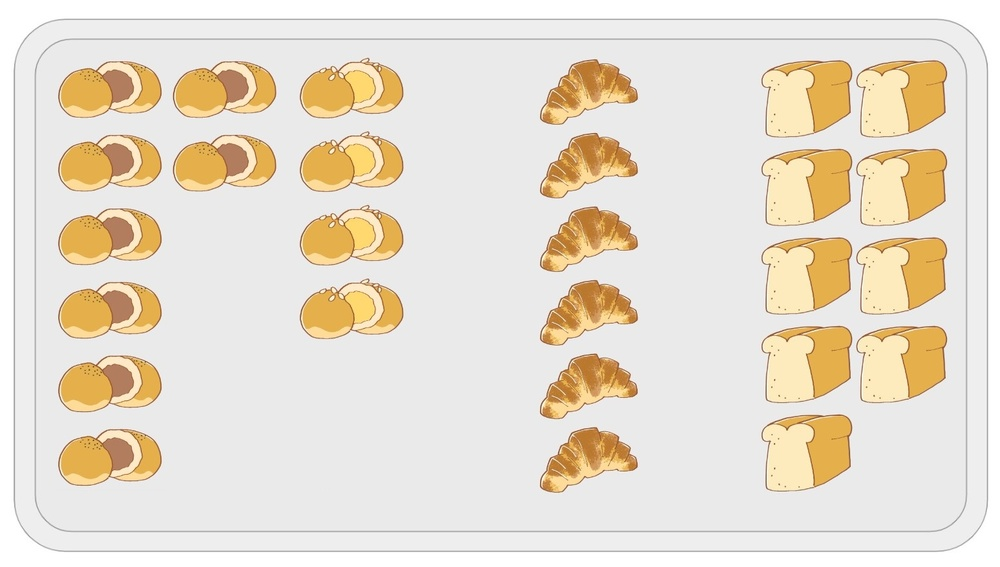
#> input picture update_stock/test_0.jpg, 1000 x 567 px, shrunk from 1548 x 878 before the run
$ python update_stock.py
#> lines starting #> are read from the running program, lines starting #| are printed output that depends on the picture; after the words box and inside, x2 and y2 are one past the last pixel; in counts of white or black regions, pixels touching at a corner belong together
import json
import cv2
import numpy as np
from pathlib import Path


pan_list = [
    "croissant",
    "cream-filled_roll",
    "white_bread",
    "anpan",
]


def main():
    img = cv2.imread("test_0.jpg")  # 入力画像
#> img is the input picture: shape (567, 1000, 3); mean B, G, R 207.9, 223.6, 233.2
    dst = img.copy()  # 出力画像

    for pan in pan_list:
        template = cv2.imread(f"template/{pan}.jpg", )  # テンプレート画像
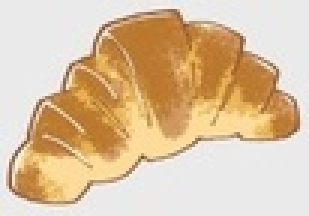
#> input picture update_stock/template/croissant.jpg, 103 x 72 px, shrunk from 160 x 112 before the run (shown 3 times larger)
#> template is the input picture: shape (72, 103, 3); mean B, G, R 162, 194.7, 220.7

        # パン検出
        result = cv2.matchTemplate(img, template, cv2.TM_CCOEFF_NORMED)
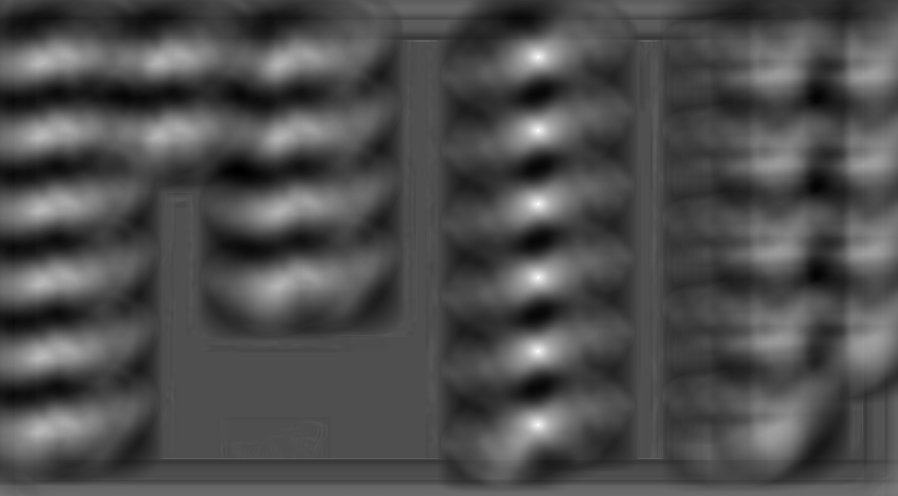
#> result: shape (496, 898) float32; min -0.443, max 0.982, mean -0.00448; drawn with min black and max white

        # 類似度0.9以上を抽出
        ys, xs = np.where(result >= 0.9)
#> ys = 27 values from 56 to 425; xs = 27 values, max 538 at index 1, min 537 at index 0, mean 537.5
        rect_color = np.random.choice(range(256), size=3).tolist()

        # 重複検出を削除(ユークリッド距離30以下を間引き)
        p_list = [[xs[0], ys[0]]]
#> p_list = [[537, 56]]
        for x, y in zip(xs, ys):
            is_append = True
            for p in p_list:
                a = np.array(p)
                b = np.array([x, y])
                if np.linalg.norm(a - b) < 30:
                    is_append = False
            if is_append:
                p_list.append([x, y])
#> this loop made 27 passes
#> (x, y) on passes 1 to 12: (537, 56), (538, 56), (537, 57), (538, 57), (537, 129), (538, 129), (537, 130), (538, 130), (537, 131), (538, 131), (537, 203), (538, 203)
#> after the loop, p_list = [[537, 56], [537, 129], [537, 203], [538, 276], [537, 350], [537, 424]]

        # 検出結果を描画
        for p in p_list:
            cv2.rectangle(dst, (p[0], p[1]), (p[0] + template.shape[1], p[1] + template.shape[0]), color=rect_color, thickness=2)
#> this loop made 6 passes
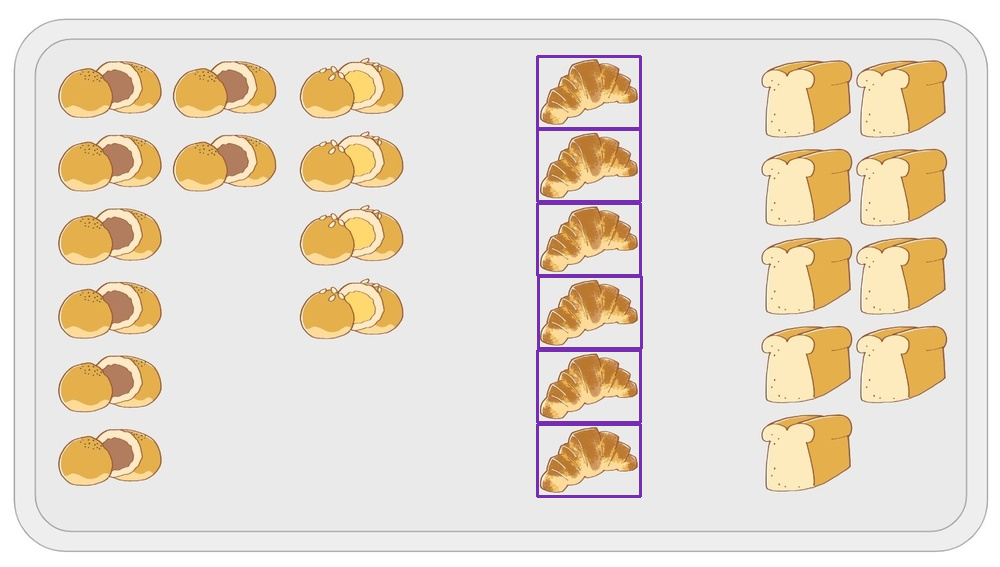
#> dst: shape (567, 1000, 3); 0.98% of pixels changed, all inside (x1, y1, x2, y2) = (536, 55, 643, 498)

        # jsonに在庫情報を反映
        try:
            update_stock("../calculate/bread_inventory.json", pan, len(p_list))
        except Exception as err:
            print(err)
            print(f"failed to update {pan}.")
#> pass 2 of the loop in main, `for pan in pan_list:`:
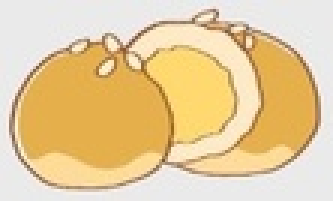
#> input picture update_stock/template/cream-filled_roll.jpg, 111 x 67 px, shrunk from 172 x 104 before the run (shown 3 times larger)
#> in main, template is the input picture: shape (67, 111, 3); mean B, G, R 157, 205, 231.1
#> in main, `result = cv2.matchTemplate(img, template, cv2.TM_CCOEFF_NORMED)`:
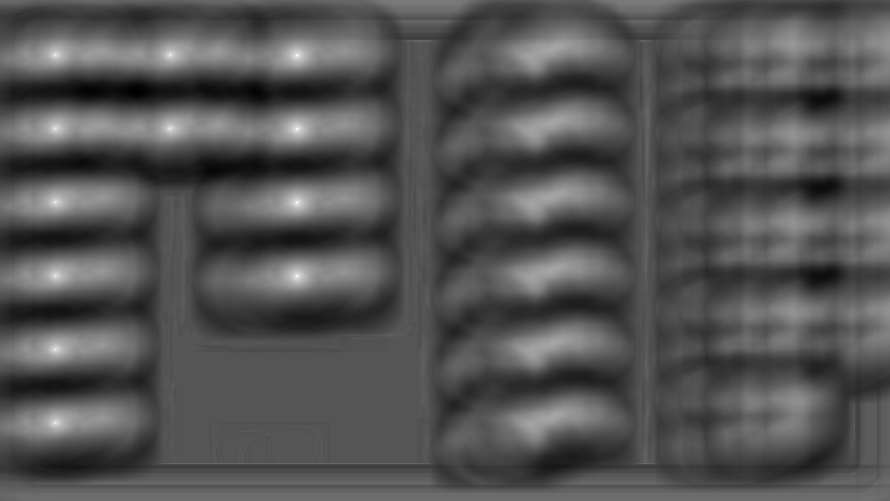
#> result: shape (501, 890) float32; min -0.486, max 0.968, mean -0.00793; drawn with min black and max white
#> ys = [55, 55, 128, 128, 129, 129, 202, 202, 275, 276, 276]; xs = [296, 297, 296, 297, 296, 297, 296, 297, 297, 296, 297]
#> in main, `p_list = [[xs[0], ys[0]]]`: p_list = [[296, 55]]
#> the loop in main, `for x, y in zip(xs, ys):` made 11 passes
#> (x, y) on passes 1 to 8: (296, 55), (297, 55), (296, 128), (297, 128), (296, 129), (297, 129), (296, 202), (297, 202)
#> after the loop in main, `for x, y in zip(xs, ys):`: p_list = [[296, 55], [296, 128], [296, 202], [297, 275]]
#> the loop in main, `for p in p_list:` made 4 passes
#> after the loop in main, `for p in p_list:`:
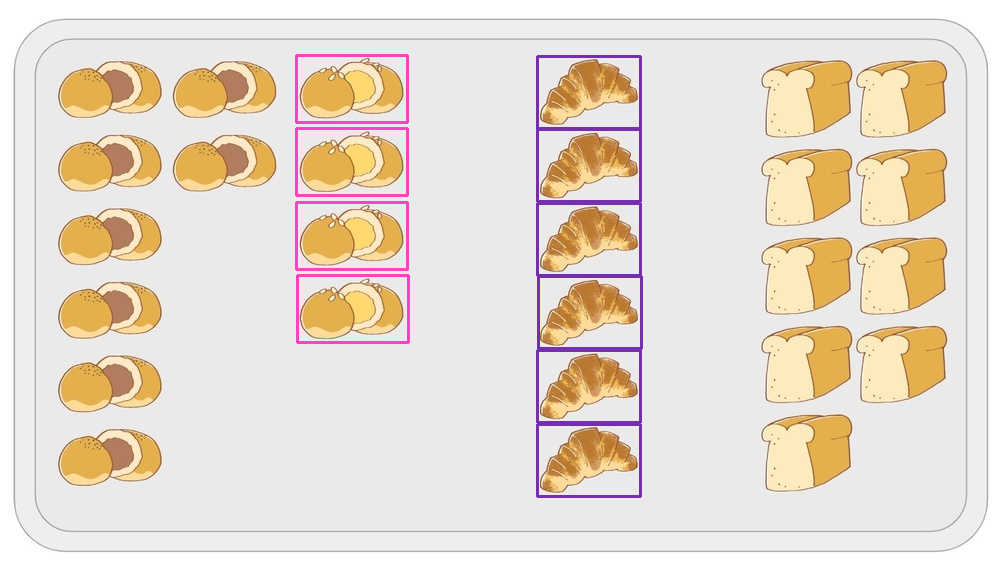
#> dst: shape (567, 1000, 3); 0.75% of pixels changed, all inside (x1, y1, x2, y2) = (295, 54, 410, 344)

    cv2.imwrite("result.jpg", dst)


def update_stock(json_path, pan_name, stock):
    with Path(json_path).open() as f:
        inventory = json.load(f)

    for bread in inventory:
        if bread["bread_name"] == pan_name:
            bread["stock"] = stock

    with open(Path(json_path), "w") as f:
        json.dump(inventory, f, indent=4)


if __name__ == "__main__":
#> (the run stopped early here; a loop or call above may not have finished)
